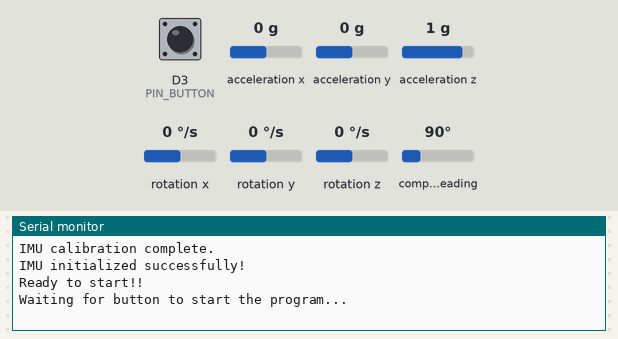
Bench run of a sketch on a simulated Arduino Nano 33 BLE. Shown: the last lines printed to the serial monitor. The inputs (shaded band) are chosen by the test bench; at power-on: D3 (PIN_BUTTON) HIGH, compass heading 90°, acceleration x 0 g, acceleration y 0 g, acceleration z 1 g, rotation x 0 °/s, rotation y 0 °/s, rotation z 0 °/s (analog values on the 0–1023 scale).

Above: at 8.6 s.
8.7 s: D3 (PIN_BUTTON) pulled LOW for 0.15 s
At 9.3 s:
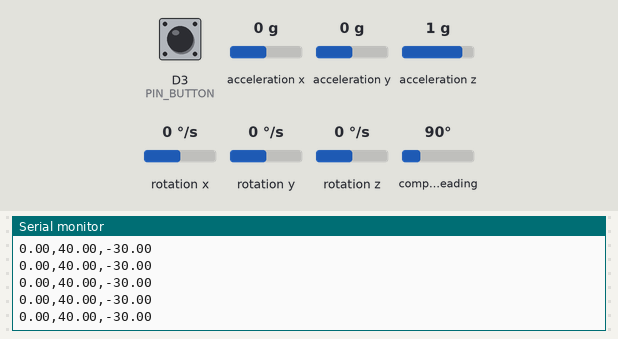
10.7 s: D3 (PIN_BUTTON) pulled LOW for 1 s
At 11.6 s:
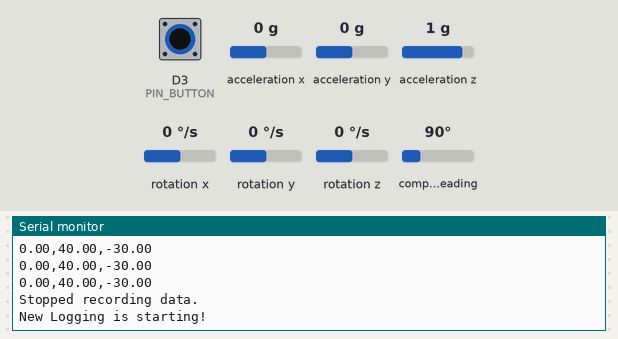
13.2 s: compass heading set to 7°
At 14.2 s:
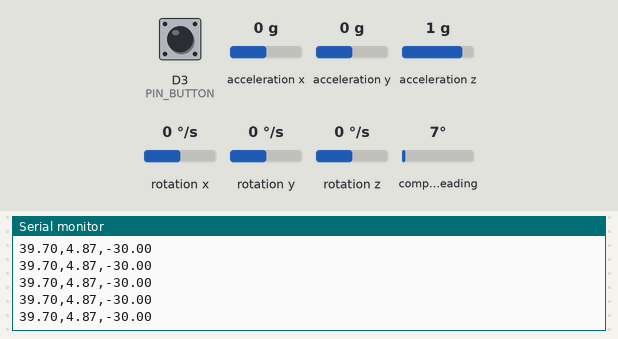
14.7 s: compass heading set to 180°
At 15.2 s:
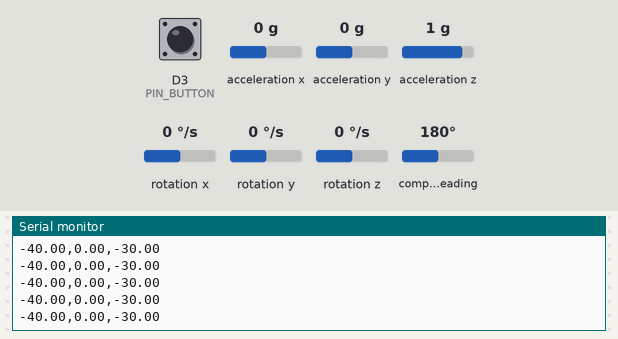
Timing chart, 0 to 17.2 s (numbered marks = the images above; inputs shaded):
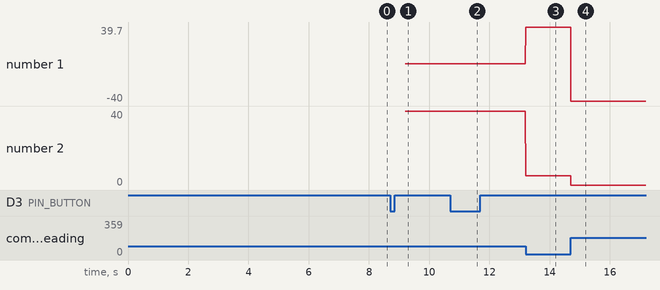

The sketch:

EasyDataloggingUSB_Calibration.ino
```cpp
#include <Arduino_BMI270_BMM150.h>  // Rev2 IMU
#include <SPI.h>
#include <Wire.h>
#include <U8g2lib.h>
#include <Arduino_LPS22HB.h> // Barometric sensor (LPS22HB)
#include <Arduino.h>

// team number
#define TEAM_NUMBER 1


// Voltage divider values
const float R1 = 1786.0; // 1800Ohms
const float R2 = 505.0;  // 510 Ohms

//=== Pin Assignment ===
// constexpr tells the comoiler that the value of a variabl can (and should) be evaluated at compile time
constexpr uint8_t PIN_BUTTON = 3;

// === Global Sensor Variables ===
unsigned long timestamp;
float accX, accY, accZ;
float gyroX, gyroY, gyroZ;
float magX, magY, magZ;
float roll, pitch, yaw = 0.0;

// === Calibration Variables ===
float accX_off  = 0, accY_off  = 0, accZ_off  = 0;
float gyroX_off = 0, gyroY_off = 0, gyroZ_off = 0;

// === Display Variables ===
int first_writing = 0;
unsigned long lastDisplaySwitch = 0; // Keep track of the last time the display was updated

// == button variables
static uint32_t lastEdge = 0;
static bool lastStableState = HIGH;
bool reading = 0;
bool buttonPressed = false;
bool calibFinished = false;
int flagg = 0;


// === Function Declarations ===
void updateIMUData();
void calibrateIMU();
void updateBarometerData();
void generateDataLine();

// button logic and voltage divider!
void buttonReleased();

void setup() {
  Serial.begin(9600);    // USB serial for debug

  analogReadResolution(12);

  // Button
  pinMode(PIN_BUTTON, INPUT_PULLUP);

 // IMU Init (Rev2)
  delay(2000);
  if (!IMU.begin()) {
    Serial.println("Failed to initialize IMU.");
    while (1);
  }
  calibrateIMU();
  Serial.println("IMU calibration complete.");
  delay(100);  // Remove once we make sure an ISR cant interrupt it.
  Serial.println("IMU initialized successfully!");
  delay(1000);

  delay(2000);
  if (!BARO.begin()) {
    Serial.println("Failed to initialize pressure sensor.");
    while (1);
  }

  Serial.println("Ready to start!!");
  delay(2000);

  // Wait for button to start logging
  Serial.println("Waiting for button to start the program...");
}

void loop() {
  while (buttonPressed) {
    updateIMUData();
    generateDataLine();
    buttonReleased();
  }

  buttonReleased();
}

// === IMU Data Update ===
void updateIMUData() {
  float preAccX, preAccY, preAccZ;
  float preGyroX, preGyroY, preGyroZ;

  if (IMU.accelerationAvailable()) {
    IMU.readAcceleration(preAccX, preAccY, preAccZ);
    accX = preAccX - accX_off;
    accY = preAccY - accY_off;
    accZ = preAccZ - accZ_off;
  }
  if (IMU.gyroscopeAvailable()) {
    IMU.readGyroscope(preGyroX, preGyroY, preGyroZ);
    gyroX = preGyroX - gyroX_off;
    gyroY = preGyroY - gyroY_off;
    gyroZ = preGyroZ - gyroZ_off;
  }
  if (IMU.magneticFieldAvailable()) {
    IMU.readMagneticField(magX, magY, magZ);
  }
}

// === IMU Calibration ===
void calibrateIMU() {
  const int CALIB_SAMPLES = 25;
  float temp;
  float accXCalibBuffer[CALIB_SAMPLES];
  float accYCalibBuffer[CALIB_SAMPLES];
  float accZCalibBuffer[CALIB_SAMPLES];
  float gyroXCalibBuffer[CALIB_SAMPLES];
  float gyroYCalibBuffer[CALIB_SAMPLES];
  float gyroZCalibBuffer[CALIB_SAMPLES];

  for (int i = 0;  i < CALIB_SAMPLES; i++) {
    // Waits until all data is ready for collection
    while (!IMU.accelerationAvailable() || !IMU.gyroscopeAvailable()) {
      delay(1);          // sleep to avoid a busy-loop. Actually I think this is also a busy loop
    }

    IMU.readAcceleration(accX, accY, accZ);
    IMU.readGyroscope(gyroX, gyroY, gyroZ);

    // Store the values
    accXCalibBuffer[i] = accX;  accYCalibBuffer[i] = accY;  accZCalibBuffer[i] = accZ;
    gyroXCalibBuffer[i] = gyroX; gyroYCalibBuffer[i] = gyroY;  gyroZCalibBuffer[i] = gyroZ;

    // Accelerometer and gyrospcope output data rate is fixed at 99.84 Hz (10ms)
    delay(11);
  }

  // Bubble Sorting to find the Median (for each sensor)
  for (int i = 0; i < CALIB_SAMPLES - 1; i++) {
    for (int j = 0; j < CALIB_SAMPLES - i - 1; j++) {
      // accX
      if (accXCalibBuffer[j] > accXCalibBuffer[j + 1]) {
        temp = accXCalibBuffer[j];
        accXCalibBuffer[j] = accXCalibBuffer[j + 1];
        accXCalibBuffer[j + 1] = temp;
      }
      // accY
      if (accYCalibBuffer[j] > accYCalibBuffer[j + 1]) {
        temp = accYCalibBuffer[j];
        accYCalibBuffer[j] = accYCalibBuffer[j + 1];
        accYCalibBuffer[j + 1] = temp;
      }
      // accZ
      if (accZCalibBuffer[j] > accZCalibBuffer[j + 1]) {
        temp = accZCalibBuffer[j];
        accZCalibBuffer[j] = accZCalibBuffer[j + 1];
        accZCalibBuffer[j + 1] = temp;
      }
      // gyroX
      if (gyroXCalibBuffer[j] > gyroXCalibBuffer[j + 1]) {
        temp = gyroXCalibBuffer[j];
        gyroXCalibBuffer[j] = gyroXCalibBuffer[j + 1];
        gyroXCalibBuffer[j + 1] = temp;
      }
      // gyroY
      if (gyroYCalibBuffer[j] > gyroYCalibBuffer[j + 1]) {
        temp = gyroYCalibBuffer[j];
        gyroYCalibBuffer[j] = gyroYCalibBuffer[j + 1];
        gyroYCalibBuffer[j + 1] = temp;
      }
      // gyroZ
      if (gyroZCalibBuffer[j] > gyroZCalibBuffer[j + 1]) {
        temp = gyroZCalibBuffer[j];
        gyroZCalibBuffer[j] = gyroZCalibBuffer[j + 1];
        gyroZCalibBuffer[j + 1] = temp;
      }
    }
  }

  // Calculate the offsets
  int middle = CALIB_SAMPLES / 2;
  accX_off = accXCalibBuffer[middle];  accY_off = accYCalibBuffer[middle];  accZ_off = accZCalibBuffer[middle] - 1;
  gyroX_off = gyroXCalibBuffer[middle];  gyroY_off = gyroYCalibBuffer[middle];  gyroZ_off = gyroZCalibBuffer[middle];
}

// === Check if button is pressed and released ===
void buttonReleased() {
  // Unpressed = true. That's confusing.
  reading = digitalRead(PIN_BUTTON);

  if (reading == false) {
    buttonPressed = !buttonPressed;

    if (buttonPressed == true) {
      Serial.println("New Logging is starting!\n");
      first_writing = 0;
      delay(500);
    } else if (buttonPressed == false) {
      Serial.println("Stopped recording data.\n");
      delay(500);
    }
  }
}

void generateDataLine() {
  String line = "";

  if (first_writing == 0) {
    Serial.println("magX,magY,magZ\n");
    line = "";
    first_writing++;
  }

  line += String(magX) + ",";
  line += String(magY) + ",";
  line += String(magZ);
  Serial.println(line);
  Serial.println("\n");
}
```

Measured:
- after the input at 8.7 s, the serial monitor: prints a new line at once (image 1)
- after the input at 10.7 s, the serial monitor: prints a new line at once (image 2)
- after the input at 13.2 s, the serial monitor: prints a new line at once (image 3)
- after the input at 14.7 s, the serial monitor: prints a new line at once (image 4)
- plotted number 1: 0 → 39.7 after the input at 13.2 s, 39.7 → -40 after the input at 14.7 s
- plotted number 2: 40 → 4.87 after the input at 13.2 s
